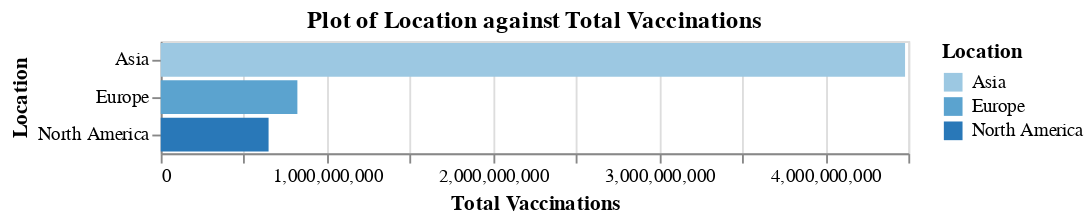

The cell this chart's notebook holds for it:
### Code cell
plots.plot_bars(total_vaccinations_by_continents, 'Total Vaccinations:Q', 'Location:O', plot_type = plots.PLOT_TYPES.FULLY_VACCINATED)

### Figure 1 — Vega-Lite specification as saved in the notebook (floating-point values rounded to 4 significant figures)
{"config": {"view": {"continuousWidth": 400, "continuousHeight": 300}}, "data": {"name": "data-0c8dbd05204d9092cdafe73626996e9e"}, "mark": "bar", "encoding": {"color": {"type": "ordinal", "field": "Location"}, "tooltip": [{"type": "nominal", "field": "Collection Date"}, {"type": "quantitative", "field": "Population"}, {"type": "nominal", "field": "Location"}, {"type": "quantitative", "field": "People Fully Vaccinated"}, {"type": "quantitative", "field": "Percentage Fully Vaccinated"}], "x": {"type": "quantitative", "field": "Total Vaccinations"}, "y": {"type": "ordinal", "field": "Location", "sort": null}}, "title": "Plot of Location against Total Vaccinations", "$schema": "https://vega.github.io/schema/vega-lite/v4.8.1.json", "datasets": {"data-0c8dbd05204d9092cdafe73626996e9e": [{"Location": "Asia", "Collection Date": "2021-10-15", "Total Vaccinations": 4480000000.0, "People Vaccinated": 2541000000.0, "People Fully Vaccinated": 1841000000.0, "Population": 4678000000.0, "Percentage Fully Vaccinated": 39.36}, {"Location": "Europe", "Collection Date": "2021-10-15", "Total Vaccinations": 822500000.0, "People Vaccinated": 432500000.0, "People Fully Vaccinated": 401700000.0, "Population": 749000000.0, "Percentage Fully Vaccinated": 53.63}, {"Location": "North America", "Collection Date": "2021-10-15", "Total Vaccinations": 649200000.0, "People Vaccinated": 354000000.0, "People Fully Vaccinated": 294700000.0, "Population": 596600000.0, "Percentage Fully Vaccinated": 49.4}]}}
